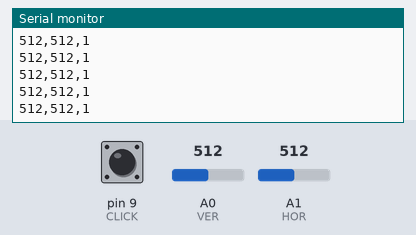
The sketch below on a simulated Arduino Uno, built with avr-gcc and run on an emulated ATmega328P. On the bench: the last lines printed to the serial monitor. The test bench sets the inputs (shaded band); at power-on: A0 (VER) = 512, A1 (HOR) = 512, pin 9 (CLICK) HIGH.

Above: at 1.2 s.
1.3 s: A0 (VER) set to 716
At 1.8 s:
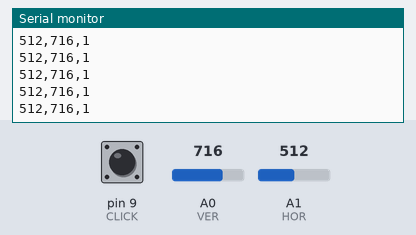
2.8 s: A1 (HOR) set to 716
At 3.7 s:
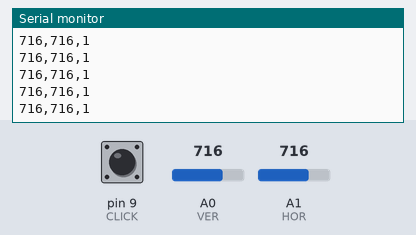
4.3 s: pin 9 (CLICK) pulled LOW for 0.15 s
5.9 s: A0 (VER) set to 900
At 6.4 s:
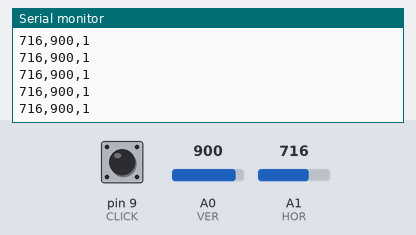
7.4 s: pin 9 (CLICK) pulled LOW for 1 s
At 8.3 s:
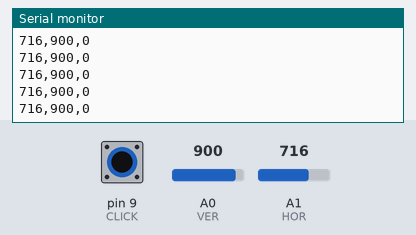
9.9 s: A1 (HOR) set to 1023
At 10.6 s:
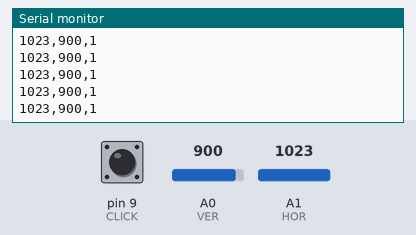
Timing chart, 0 to 12.9 s (numbered marks = the images above; inputs shaded):
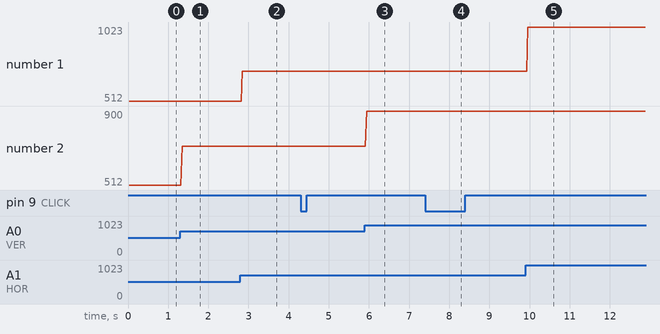

The sketch:

thumby.ino
```cpp
int CLICK = 9;
int HOR = A1;
int VER = A0;

void setup() {
    Serial.begin(9600);

    pinMode(CLICK, INPUT_PULLUP);
    pinMode(HOR, INPUT);
    pinMode(VER, INPUT);
}

int treatValue(int data) {
    return (data * 9 / 1024) + 48;
}

void loop() {
    int x = analogRead(HOR);
    delay(10);
    int y = analogRead(VER);
    delay(10);
    int c = digitalRead(CLICK);
    delay(10);

    Serial.print(x);
    Serial.print(",");
    Serial.print(y);
    Serial.print(",");
    Serial.println(c);
}
```

Measured:
- after the input at 1.3 s, the serial monitor: prints a new line after 0.05 s (image 1)
- after the input at 2.8 s, the serial monitor: prints a new line after 0.05 s (image 2)
- after the input at 5.9 s, the serial monitor: prints a new line at once (image 3)
- after the input at 7.4 s, the serial monitor: prints a new line at once (image 4)
- after the input at 9.9 s, the serial monitor: prints a new line after 0.06 s (image 5)
- plotted number 1: 716 → 1023 after the input at 9.9 s
- plotted number 2: 512 → 716 after the input at 1.3 s, 716 → 900 after the input at 5.9 s
